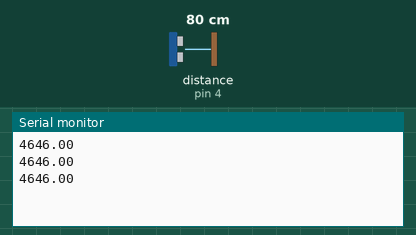
Recording of a sketch running on a simulated Arduino Uno, built with avr-gcc and run on an emulated ATmega328P. Shown: the last lines printed to the serial monitor. Wiring (inferred from the names in the program): ultrasonic range finder: trigger pin 5; echo pin 4. Inputs (shaded band) come from the test bench; at power-on: distance to the obstacle (sensor on pin 4) 80 cm. The echo pulse lasts 58.3 µs per cm.

Above: at 1.3 s.
1.4 s: distance to the obstacle (sensor on pin 4) set to 2 cm
At 1.9 s:
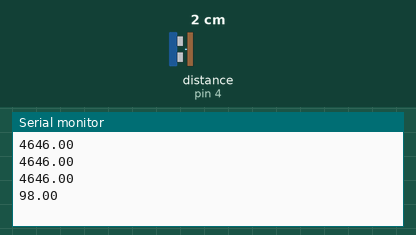
2.9 s: distance to the obstacle (sensor on pin 4) set to 4 cm
At 3.4 s:
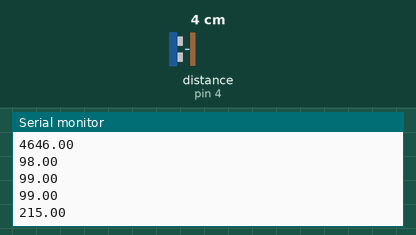
Timing chart, 0 to 5.9 s (numbered marks = the images above; inputs shaded):
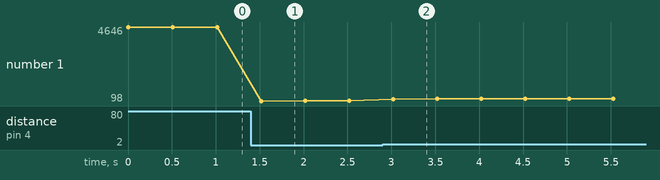

Measured:
- after the input at 1.4 s, the serial monitor: prints a new line after 0.12 s (image 1)
- after the input at 2.9 s, the serial monitor: prints a new line after 0.12 s (image 2)
- plotted number 1: 4646 → 99 after the input at 1.4 s, 99 → 235 after the input at 2.9 s

The sketch:

ultrasom.ino
```cpp
#define trigger 5
#define echo 4
void trigPulse();
float pulse;
float distCM;
void setup() {
 pinMode(trigger, OUTPUT);
 pinMode(echo, INPUT);
 digitalWrite(trigger, LOW);
 Serial.begin(9600);
}
void loop() {
  trigPulse();
  pulse = pulseIn(echo, HIGH);
  //distCM = pulse/58.82;
  Serial.println(pulse);
  delay(500);
}
void trigPulse(){
  digitalWrite(trigger, HIGH);
  delayMicroseconds(10);
  digitalWrite(trigger, LOW);
  }
```
